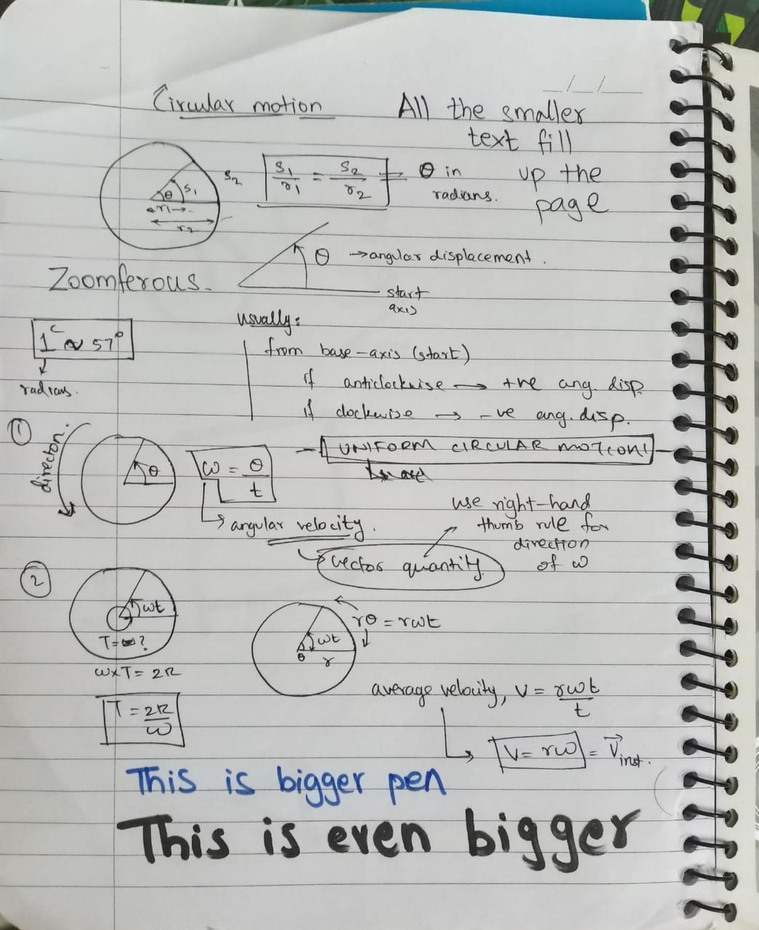
#> input picture image.png, 759 x 930 px, shrunk from 1045 x 1280 before the run
$ python -i rgb_mask.py   (imports and definitions only)
#> lines starting #> are read from the running program, lines starting #| are printed output that depends on the picture; after the words box and inside, x2 and y2 are one past the last pixel; in counts of white or black regions, pixels touching at a corner belong together
#> further down, picture is the input picture: shape (930, 759, 3); mean B, G, R 186.4, 188.5, 187.1
import numpy as np
import cv2 as cv


class App:
	def __init__(self):
		self.cid = 0
		self.frame = None
		self.ink_color = []
		self.lower_color = [110,50,50]
		self.upper_color = [130,255,255]

	def start_camera(self):
		cap = cv.VideoCapture(self.cid)
		if not cap.isOpened():
			print("Cannot open camera")
			exit()

		while True:
			self.frame = self.read_from_camera(cap)
			cv.imshow('frame', self.frame)
			self.show_masked_frame(self.frame)
			#self.set_mouse_event()

	def stop_camera(self, cap):
		cap.release()
		cv.destroyAllWindows()
		exit()

	def read_from_camera (self, cap):
		ret, frame = cap.read()

		if not ret:
			print("Can't recieve frame..")
			self.stop_camera(cap)

		if cv.waitKey(1) == ord('q'):
			self.stop_camera(cap)

		return frame

	def show_masked_frame(self, frame):
		hsv = cv.cvtColor(frame, cv.COLOR_BGR2HSV)
#> hsv: shape (930, 759, 3); mean H, S, V 37.9, 6.9, 189.2

		mask = cv.inRange(hsv, np.array(self.lower_color), np.array(self.upper_color))
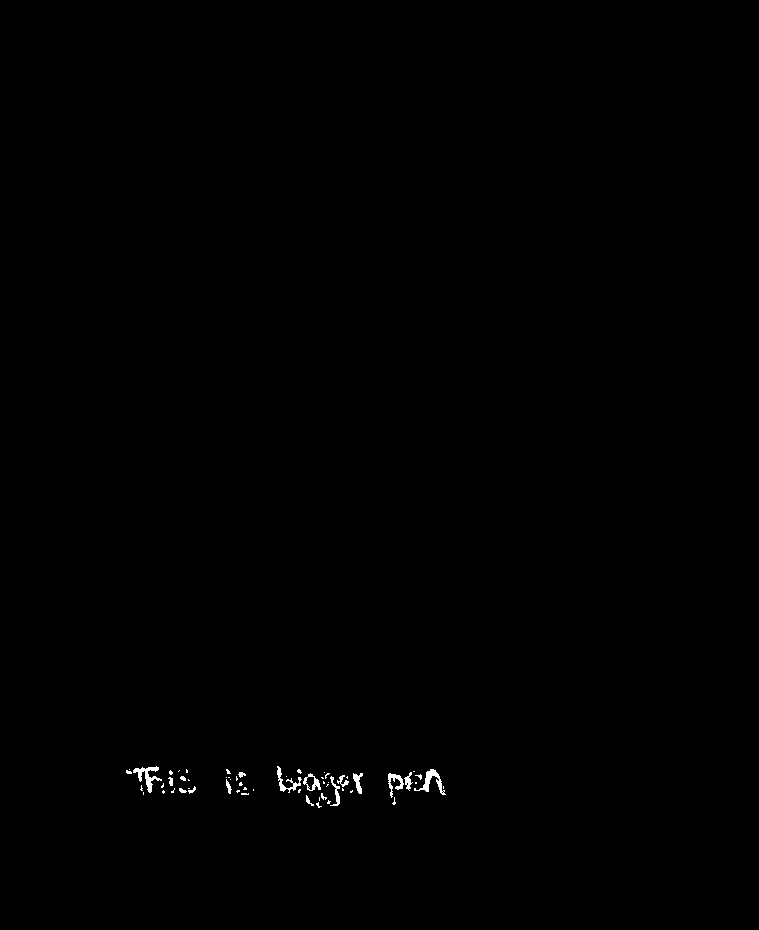
#> mask: shape (930, 759); 0.26% white; 59 white regions (42 under 20 px), largest, box (x1, y1, x2, y2) and area: (133, 766, 162, 793) 262, (414, 769, 446, 795) 243, (277, 766, 302, 793) 183
		masked_frame = cv.bitwise_and(frame, frame, mask=mask)
		return mask, masked_frame

	def set_mouse_event(self):
		cv.setMouseCallback('frame', self.get_color_from_click)

	def get_color_from_click(self, event, x, y, flags, param):
		if event == cv.EVENT_LBUTTONDBLCLK:
			frame_as_list = param[0][y, x].tolist()
			frame_in_hsv = cv.cvtColor(np.uint8([[frame_as_list]]), cv.COLOR_BGR2HSV)
			self.ink_color = frame_in_hsv.tolist()[0][0]

			self.lower_color[0] = (self.ink_color[0]-10) % 180
			self.upper_color[0] = (self.ink_color[0]+10) % 180
			print("picking", self.lower_color, "to", self.upper_color, f"from {x}, {y}")

# app = App()
# app.start_camera()

>>> import cv2
>>> picture = cv2.imread('image.png')
>>> result = App().show_masked_frame(picture)
